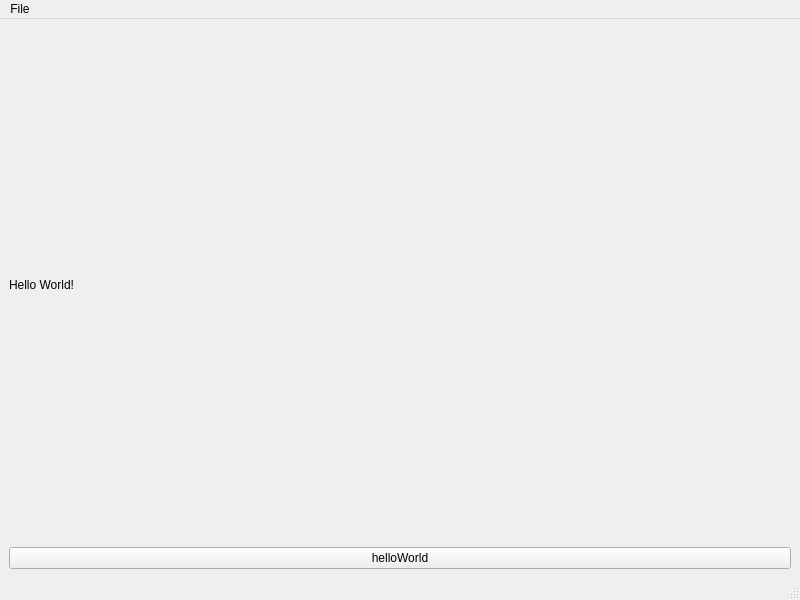
<?xml version="1.0" encoding="UTF-8"?>
<ui version="4.0">
 <class>MainWindow</class>
 <widget class="QMainWindow" name="MainWindow">
  <property name="geometry">
   <rect>
    <x>0</x>
    <y>0</y>
    <width>800</width>
    <height>600</height>
   </rect>
  </property>
  <property name="windowTitle">
   <string>陈仙博的窗口</string>
  </property>
  <widget class="QWidget" name="centralwidget">
   <layout class="QGridLayout" name="gridLayout">
    <item row="0" column="0">
     <widget class="QLabel" name="label">
      <property name="text">
       <string>Hello World!</string>
      </property>
     </widget>
    </item>
    <item row="1" column="0">
     <widget class="QPushButton" name="pushButton">
      <property name="text">
       <string>helloWorld</string>
      </property>
     </widget>
    </item>
   </layout>
  </widget>
  <widget class="QMenuBar" name="menubar">
   <property name="geometry">
    <rect>
     <x>0</x>
     <y>0</y>
     <width>800</width>
     <height>23</height>
    </rect>
   </property>
   <widget class="QMenu" name="menuFile">
    <property name="title">
     <string>File</string>
    </property>
    <widget class="QMenu" name="menuOpen">
     <property name="title">
      <string>Open</string>
     </property>
     <addaction name="actionHello1"/>
     <addaction name="actionHello2"/>
    </widget>
    <addaction name="menuOpen"/>
    <addaction name="actionSave"/>
    <addaction name="separator"/>
    <addaction name="actionExit"/>
   </widget>
   <addaction name="menuFile"/>
  </widget>
  <widget class="QStatusBar" name="statusbar"/>
  <action name="actionSave">
   <property name="text">
    <string>Save</string>
   </property>
  </action>
  <action name="actionExit">
   <property name="text">
    <string>Exit</string>
   </property>
  </action>
  <action name="actionHello1">
   <property name="text">
    <string>Hello1</string>
   </property>
  </action>
  <action name="actionHello2">
   <property name="text">
    <string>Hello2</string>
   </property>
  </action>
 </widget>
 <resources/>
 <connections/>
</ui>
